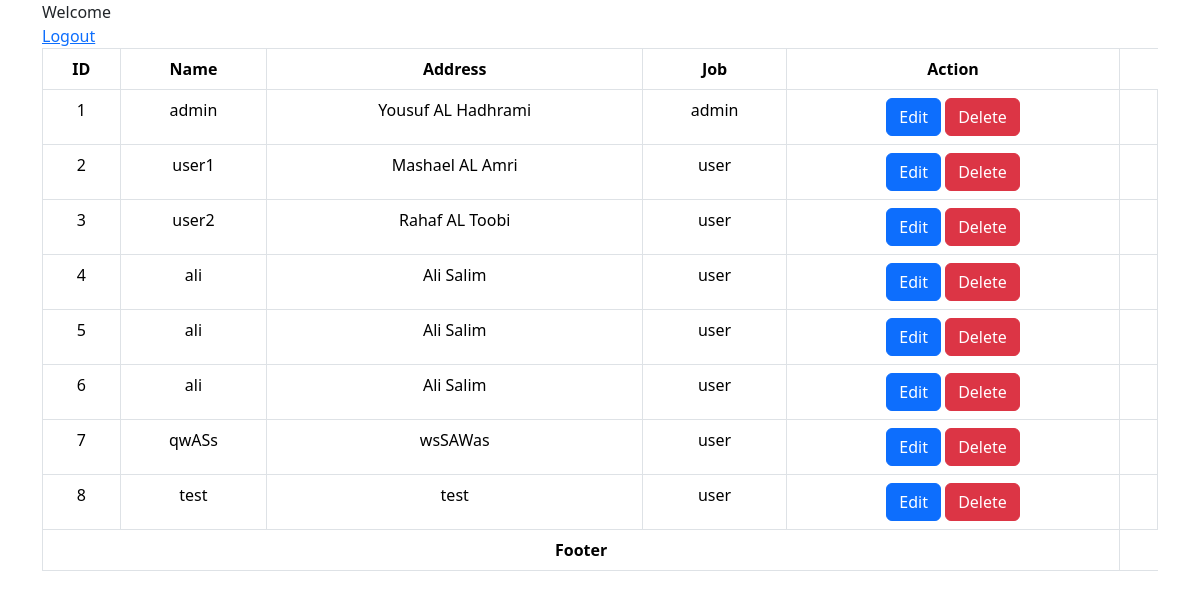
Page /project_3/dashboard.php on the committed database.
### tables this page shows
CREATE TABLE `users` (
  `id` int(11) NOT NULL,
  `name` varchar(100) DEFAULT NULL,
  `username` varchar(100) DEFAULT NULL,
  `password` varchar(100) DEFAULT NULL,
  `role` enum('admin','user') DEFAULT 'user',
  `dept_id` int(11) DEFAULT NULL
);

### project_3/dashboard.php (the view, shortened to what this page needs)
<!DOCTYPE html>
<html lang="en">
<head>
      <link href="./css/bootstrap.min.css" rel="stylesheet">
</head>
<body>
 <div class="container">
<?php
 echo "Welcome ". $_SESSION['name'];
            echo "<br>";
            echo "<a href='logout.php'>Logout</a>";
?>
            <table class="table table-bordered table-hover text-center">
        <thead>
            <tr>
                <th>ID</th>
                <th>Name</th>
                <th>Address</th>
                <th>Job</th>
                <th>Action</th>
            </tr>
        </thead>
        <tbody>
            <?php
             require_once  "./includes/dbconnect.php";
            $query = " SELECT * FROM  users";
            $data = mysqli_query($connection , $query);
            while($user = mysqli_fetch_assoc($data)){
                echo "<tr>
                      <td>$user[id]</td>
                      <td>$user[username]</td>
                      <td>$user[name]</td>
                      <td>$user[role]</td>
                      <td>
                      <a href='edit.php?id=$user[id]' class='btn btn-primary'>Edit</a>
                      <a href='delete.php?id=$user[id]' class='btn btn-danger'>Delete</a>
                      <td>
                </tr>";
            }
            ?>
        </tbody>
        <tfoot>
            <tr>
                <th colspan="5">Footer</th>
            </tr>
        </tfoot>
       </table>
</body>
</html>

### rows in the picture
users: id "1", username "admin", name "Yousuf AL Hadhrami", role "admin"
users: id "2", username "user1", name "Mashael AL Amri", role "user"
users: id "3", username "user2", name "Rahaf AL Toobi", role "user"
users: id "4", username "ali", name "Ali Salim", role "user"
users: id "5", username "ali", name "Ali Salim", role "user"
users: id "6", username "ali", name "Ali Salim", role "user"
users: id "7", username "qwASs", name "wsSAWas", role "user"
users: id "8", username "test", name "test", role "user"
